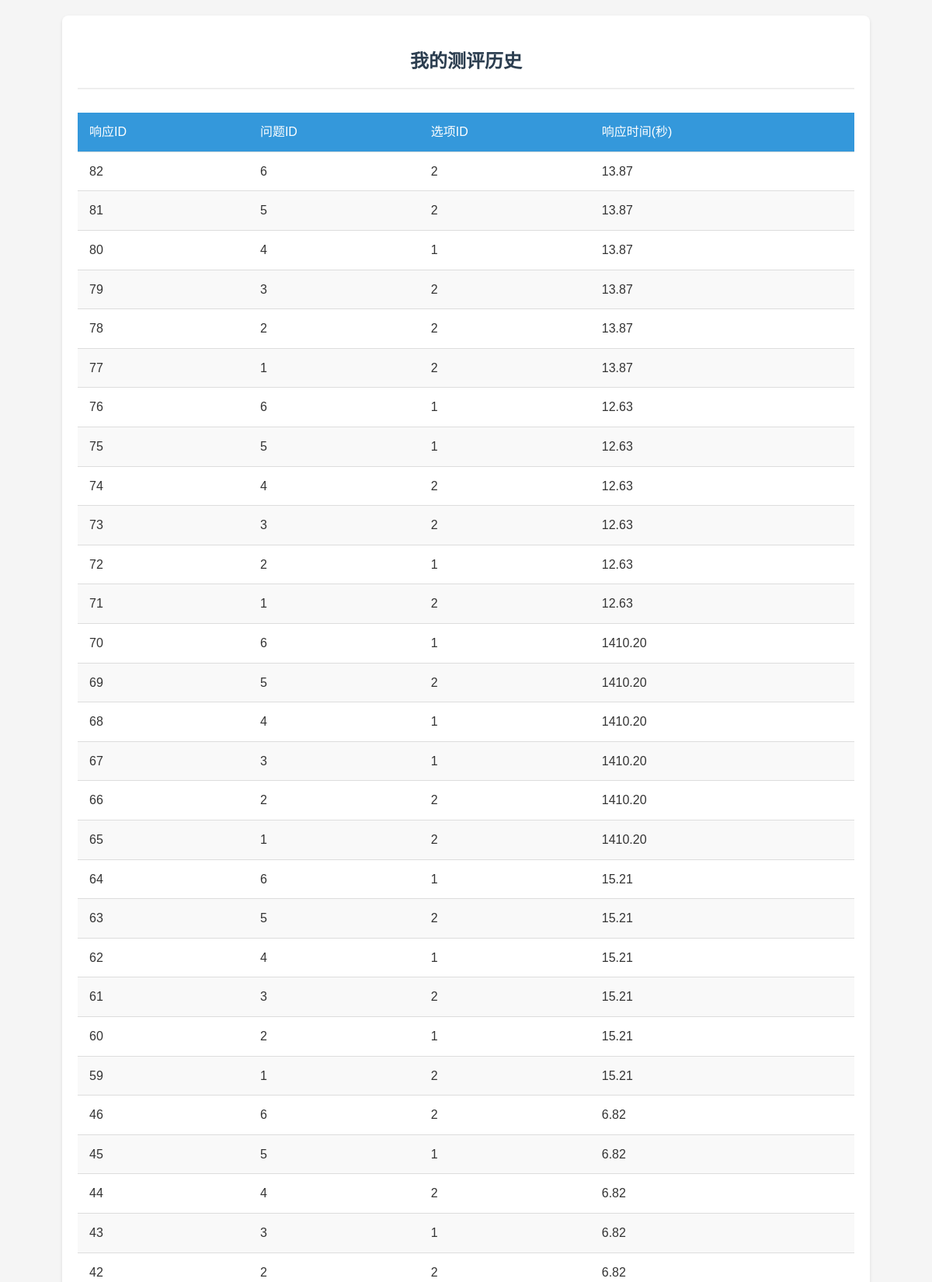
The page /history (signed in, upper part) on the database its author committed.
### model.py (models this page shows)
class Response(db.Model):
    __tablename__ = 'response'
    responseid = db.Column(db.Integer, primary_key=True, autoincrement=True)
    id = db.Column(db.String,db.ForeignKey('user.id'), nullable=True)
    questionID = db.Column(db.Integer,db.ForeignKey('assessment.questionID'))
    optionID = db.Column(db.Integer,db.ForeignKey('option.optionID'))
    r_time = db.Column(db.Float, nullable=False)

### app.py (the view)
@app.route('/history')
def history():
    user_id = session.get('user_id')
    if not user_id:
        return redirect(url_for('login'))
    records = Response.query.filter_by(id=user_id).order_by(Response.responseid.desc()).all()
    return render_template('history.html', records=records)

### templates/history.html (shortened to what this page needs)
<!DOCTYPE html>
<html lang="zh">
<head>
</head>
<body>
    <div class="container">
        <h2>我的测评历史</h2>
        {% if records %}
        <table class="history-table">
            <thead>
                <tr>
                    <th>响应ID</th>
                    <th>问题ID</th>
                    <th>选项ID</th>
                    <th>响应时间(秒)</th>
                </tr>
            </thead>
            <tbody>
                {% for r in records %}
                <tr>
                    <td>{{ r.responseid }}</td>
                    <td>{{ r.questionID }}</td>
                    <td>{{ r.optionID }}</td>
                    <td>{{ "%.2f"|format(r.r_time) }}</td>
                </tr>
                {% endfor %}
            </tbody>
        </table>
        {% else %}
        <div class="empty-state">
            <p>暂无测评历史记录</p>
        </div>
        {% endif %}
    </div>
</body>
</html>

### templates/history.html (style rules this page uses)
body { font-family: 'Arial', sans-serif; line-height: 1.6; margin: 0; padding: 20px; background-color: #f5f5f5; color: #333; }
.container { max-width: 1000px; margin: 0 auto; padding: 20px; background-color: white; border-radius: 8px; box-shadow: 0 2px 4px rgba(0, 0, 0, 0.1); }
h2 { color: #2c3e50; text-align: center; margin-bottom: 30px; font-size: 24px; padding-bottom: 15px; border-bottom: 2px solid #eee; }
.history-table { width: 100%; border-collapse: collapse; margin-bottom: 30px; }
.history-table th, .history-table td { padding: 12px 15px; text-align: left; border-bottom: 1px solid #ddd; }
.history-table th { background-color: #3498db; color: white; font-weight: 500; }
.history-table tr:nth-child(even) { background-color: #f9f9f9; }

### rows shown on the page
Response: responseid "82", questionID "6", optionID "2", r_time "13.87"
Response: responseid "81", questionID "5", optionID "2", r_time "13.87"
Response: responseid "80", questionID "4", optionID "1", r_time "13.87"
Response: responseid "79", questionID "3", optionID "2", r_time "13.87"
Response: responseid "78", questionID "2", optionID "2", r_time "13.87"
Response: responseid "77", questionID "1", optionID "2", r_time "13.87"
Response: responseid "76", questionID "6", optionID "1", r_time "12.63"
Response: responseid "75", questionID "5", optionID "1", r_time "12.63"
Response: responseid "74", questionID "4", optionID "2", r_time "12.63"
Response: responseid "73", questionID "3", optionID "2", r_time "12.63"
Response: responseid "72", questionID "2", optionID "1", r_time "12.63"
Response: responseid "71", questionID "1", optionID "2", r_time "12.63"
Response: responseid "70", questionID "6", optionID "1", r_time "1410.20"
Response: responseid "69", questionID "5", optionID "2", r_time "1410.20"
Response: responseid "68", questionID "4", optionID "1", r_time "1410.20"
Response: responseid "67", questionID "3", optionID "1", r_time "1410.20"
Response: responseid "66", questionID "2", optionID "2", r_time "1410.20"
Response: responseid "65", questionID "1", optionID "2", r_time "1410.20"
Response: responseid "64", questionID "6", optionID "1", r_time "15.21"
Response: responseid "63", questionID "5", optionID "2", r_time "15.21"
Response: responseid "62", questionID "4", optionID "1", r_time "15.21"
Response: responseid "61", questionID "3", optionID "2", r_time "15.21"
Response: responseid "60", questionID "2", optionID "1", r_time "15.21"
Response: responseid "59", questionID "1", optionID "2", r_time "15.21"
Response: responseid "46", questionID "6", optionID "2", r_time "6.82"
Response: responseid "45", questionID "5", optionID "1", r_time "6.82"
Response: responseid "44", questionID "4", optionID "2", r_time "6.82"
Response: responseid "43", questionID "3", optionID "1", r_time "6.82"
Response: responseid "42", questionID "2", optionID "2", r_time "6.82"
